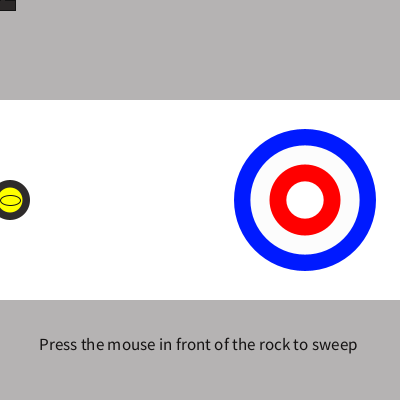
Frame 1 (no input)
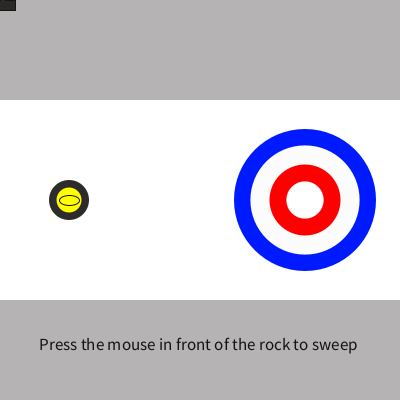
Frame 60 (the mouse pressed at the canvas centre just before this capture)
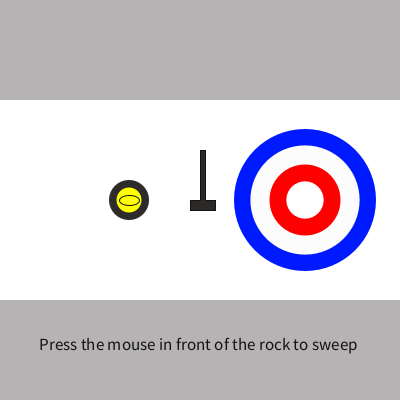
Frame 120 (the mouse held since frame 60 and released just before this capture)

The Processing sketch that drew these frames (run headless with seeded random() and noise(); from frame 60 on, the mouse is pressed at the canvas centre):

// Processing sketch: processing_172025
// ── processing_172025.pde

int counter;

void setup() {  //setup function called initially, only once
  size(400, 400);
  
 
}

void draw() {  //draw function loops 
//counter++;
background(181, 179, 179);
 int xPos=10+counter; 
      counter++;

   noStroke();
    fill(255, 255, 255);
 rect(0, 100, 400, 200);
 
   


   
 
var ellipseRadius = 142;
fill(0, 26, 255);
ellipse( 305, 200, ellipseRadius, ellipseRadius);
fill(252, 252, 252);
ellipse(305, 200, ellipseRadius/1.3, ellipseRadius/1.3);
fill(255, 0, 0);
ellipse( 305, 200, ellipseRadius/2, ellipseRadius/2);
fill(255, 255, 255);
ellipse(305,200, ellipseRadius/3.8, ellipseRadius/3.8);
        fill(46, 43, 43);
        ellipse(xPos, 200, 40, 40);
        fill(255, 255, 0);
        ellipse(xPos, 200, 25,25);
        stroke(20, 20, 20);
        ellipse(xPos, 200, 20,10);
        //while (mouseX >xPos +20 && mouseY >150 && mouseX<xPos+80 && mouseY< 250) {
            
        
      //if (mousePressed== true) {
          
     
//}}
        fill(43, 40, 40);
        beginShape();
vertex(mouseX, mouseY-50);
vertex(mouseX+5, mouseY-50);
vertex(mouseX+5, mouseY+0);
vertex(mouseX+15, mouseY+0);
vertex(mouseX+15, mouseY+10);
vertex(mouseX, mouseY+10);
vertex(mouseX-10,mouseY+10);
vertex(mouseX-10, mouseY+0);
vertex(mouseX,mouseY+0);
endShape(CLOSE);
textSize(17);
fill(20, 18, 18);
text("Press the mouse in front of the rock to sweep", 39, 350);
  }
